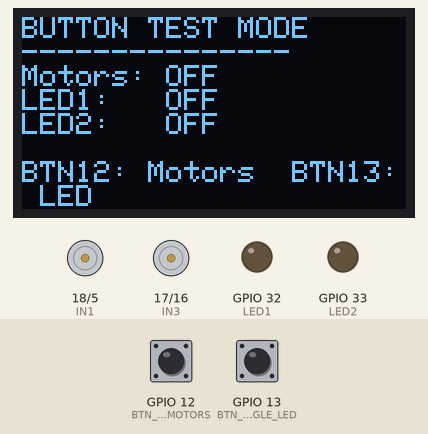
Recording of a sketch running on a simulated ESP32. Shown: 128×64 one-colour display, motor-driver pin pairs drawn as motors (green arrow = first pin HIGH = forward, orange = second pin HIGH = backward, longer = more drive, scaled by the enable pin), output pins drawn as LEDs (lit = HIGH). Dashed ring = blinking. The inputs (shaded band) are chosen by the test bench; at power-on: GPIO 12 (BTN_TOGGLE_MOTORS) HIGH, GPIO 13 (BTN_TOGGLE_LED) HIGH. What the sketch prints to the serial monitor is not drawn.

Above: at 2.5 s.
2.6 s: GPIO 12 (BTN_TOGGLE_MOTORS) pulled LOW for 1 s
At 2.77 s:
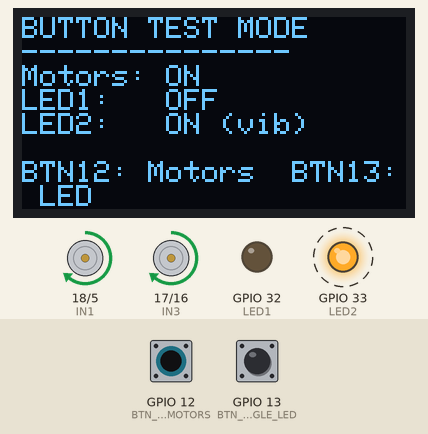
5.1 s: GPIO 13 (BTN_TOGGLE_LED) pulled LOW for 3.2 s
At 5.28 s:
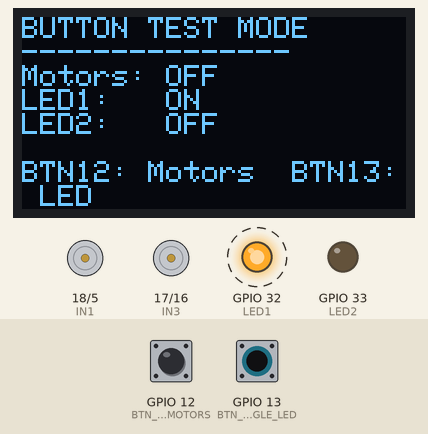
9.8 s: GPIO 13 (BTN_TOGGLE_LED) pulled LOW for 0.15 s
At 10.9 s:
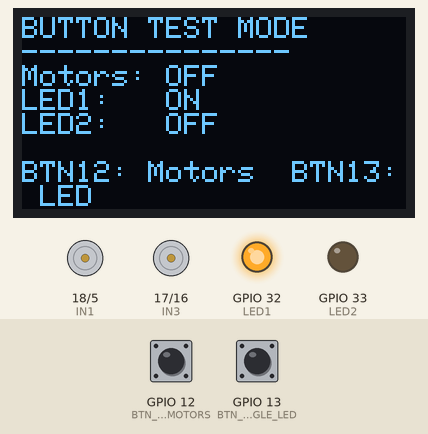
11.4 s: GPIO 12 (BTN_TOGGLE_MOTORS) pulled LOW for 0.15 s
At 11.7 s:
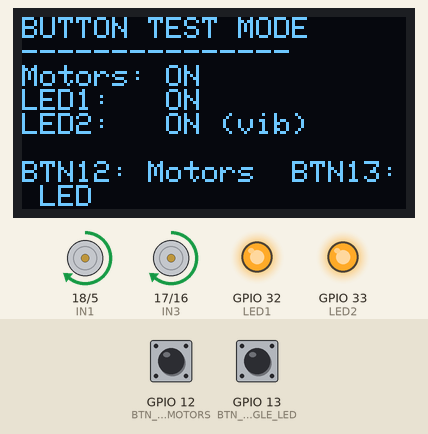
13.0 s: GPIO 12 (BTN_TOGGLE_MOTORS) pulled LOW for 3.2 s
At 13.45 s:
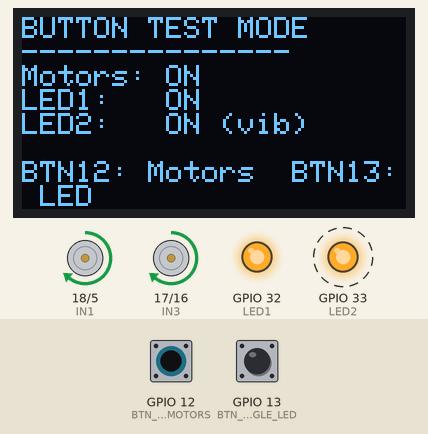
Timing chart, 0 to 17.5 s (numbered marks = the images above; inputs shaded):
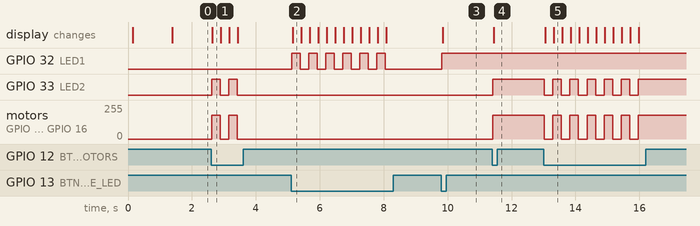

The sketch:

hand_stirlize.ino
```cpp
#include <Wire.h>
#include <Adafruit_GFX.h>
#include <Adafruit_SSD1306.h>

// OLED settings (128x64 I2C, default address 0x3C)
#define SCREEN_WIDTH  128
#define SCREEN_HEIGHT 64
#define OLED_RESET    -1
Adafruit_SSD1306 display(SCREEN_WIDTH, SCREEN_HEIGHT, &Wire, OLED_RESET);

// ────────────────────────────────────────────────
// Pins
#define BTN_TOGGLE_MOTORS  12
#define BTN_TOGGLE_LED     13
#define LED1               32
#define LED2               33   // lights when motors are running

// Motor driver pins (both channels for two vibrators)
#define ENA  19
#define IN1  18
#define IN2   5
#define ENB   4
#define IN3  17
#define IN4  16

// PWM settings (ESP32 core 3.x+ style)
#define PWM_FREQ  5000
#define PWM_RES      8   // 0-255
#define MOTOR_SPEED 180  // 0-255, adjust if too strong/weak

bool motorsOn = false;
bool led1On   = false;

// ────────────────────────────────────────────────
void setup() {
  Serial.begin(115200);
  delay(100);
  Serial.println("Button + Motor + LED + OLED Test");

  Wire.begin();  // SDA=21, SCL=22 default

  // Init OLED
  if (!display.begin(SSD1306_SWITCHCAPVCC, 0x3C)) {
    Serial.println("OLED failed → check wiring/address");
    while (1);
  }
  display.clearDisplay();
  display.setTextSize(1);
  display.setTextColor(SSD1306_WHITE);
  display.setCursor(0, 20);
  display.println("Test Starting...");
  display.display();
  delay(1200);

  // Motor pins
  pinMode(ENA, OUTPUT);
  pinMode(IN1, OUTPUT);
  pinMode(IN2, OUTPUT);
  pinMode(ENB, OUTPUT);
  pinMode(IN3, OUTPUT);
  pinMode(IN4, OUTPUT);

  // Motors forward direction
  digitalWrite(IN1, HIGH);
  digitalWrite(IN2, LOW);
  digitalWrite(IN3, HIGH);
  digitalWrite(IN4, LOW);

  // Attach PWM (new API)
  ledcAttach(ENA, PWM_FREQ, PWM_RES);
  ledcAttach(ENB, PWM_FREQ, PWM_RES);

  stopMotors();

  // Buttons & LEDs
  pinMode(BTN_TOGGLE_MOTORS, INPUT_PULLUP);
  pinMode(BTN_TOGGLE_LED,    INPUT_PULLUP);
  pinMode(LED1, OUTPUT);
  pinMode(LED2, OUTPUT);
  digitalWrite(LED1, LOW);
  digitalWrite(LED2, LOW);

  updateOLED();
}

// ────────────────────────────────────────────────
void loop() {
  // Read buttons (active LOW)
  static unsigned long lastDebounce = 0;
  const unsigned long debounceDelay = 250;

  if (millis() - lastDebounce > debounceDelay) {
    if (!digitalRead(BTN_TOGGLE_MOTORS)) {
      motorsOn = !motorsOn;
      lastDebounce = millis();
      if (motorsOn) {
        setBothMotors(MOTOR_SPEED);
        digitalWrite(LED2, HIGH);
      } else {
        stopMotors();
        digitalWrite(LED2, LOW);
      }
      updateOLED();
      Serial.println(motorsOn ? "Motors ON" : "Motors OFF");
    }

    if (!digitalRead(BTN_TOGGLE_LED)) {
      led1On = !led1On;
      lastDebounce = millis();
      digitalWrite(LED1, led1On ? HIGH : LOW);
      updateOLED();
      Serial.println(led1On ? "LED1 ON" : "LED1 OFF");
    }
  }

  delay(30);  // small loop delay
}

// ────────────────────────────────────────────────
void setBothMotors(int pwm) {
  ledcWrite(ENA, pwm);
  ledcWrite(ENB, pwm);
}

void stopMotors() {
  ledcWrite(ENA, 0);
  ledcWrite(ENB, 0);
}

void updateOLED() {
  display.clearDisplay();
  display.setCursor(0, 0);
  display.setTextSize(1);

  display.println("BUTTON TEST MODE");
  display.println("---------------");

  display.print("Motors: ");
  display.println(motorsOn ? "ON" : "OFF");

  display.print("LED1:   ");
  display.println(led1On ? "ON" : "OFF");

  display.print("LED2:   ");
  display.println(motorsOn ? "ON (vib)" : "OFF");

  display.setCursor(0, 48);
  display.print("BTN12: Motors  BTN13: LED");

  display.display();
}
```

Measured:
- after the input at 2.6 s, GPIO 33 (LED2): alternates HIGH for 0.27 s and LOW for 0.27 s, 4 changes in all, then stays LOW, starting at once; motor on GPIO 18 (IN1) / GPIO 5 (IN2): alternates forward 179/255 for 0.27 s and stopped for 0.27 s, 4 changes in all, then stays stopped, starting at once
- after the input at 5.1 s, GPIO 32 (LED1): alternates HIGH for 0.27 s and LOW for 0.27 s, 12 changes in all, then stays LOW, starting at once; the display: changes after 0.05 s (image 2)
- after the input at 9.8 s, GPIO 32 (LED1): LOW → HIGH at once; the display: changes after 0.05 s (image 3)
- after the input at 11.4 s, GPIO 33 (LED2): LOW → HIGH at once; motor on GPIO 18 (IN1) / GPIO 5 (IN2), motor on GPIO 17 (IN3) / GPIO 16 (IN4): stopped → forward 179/255 at once; the display: changes at once (image 4)
- after the input at 13.0 s, GPIO 33 (LED2): alternates HIGH for 0.27 s and LOW for 0.27 s, 12 changes in all, then stays HIGH, starting at once; motor on GPIO 18 (IN1) / GPIO 5 (IN2): alternates forward 179/255 for 0.27 s and stopped for 0.27 s, 12 changes in all, then stays forward 179/255, starting at once
